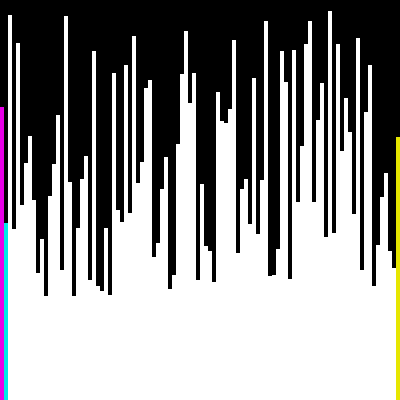
Frame 1 (no input)
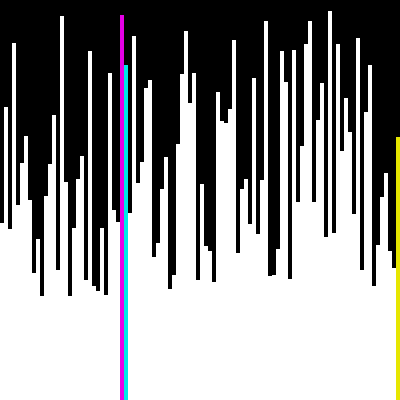
Frame 60 (the mouse pressed at the canvas centre just before this capture)
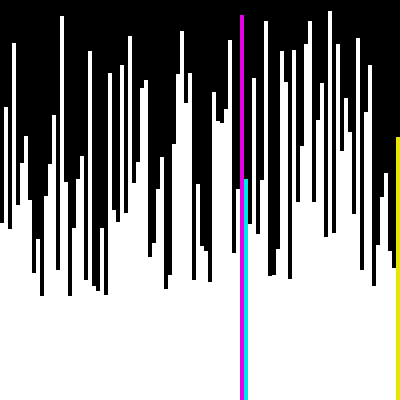
Frame 120 (the mouse held since frame 60 and released just before this capture)

The Processing sketch that drew these frames (run headless with seeded random() and noise(); from frame 60 on, the mouse is pressed at the canvas centre):

// Processing sketch: hw23_bubble
// ── hw23_bubble.pde
int arr[];
int pos; //current position we are looking at
int testPos; //second position to be tested
int endPos; //last position needed to be tested


void setup() {
  size(400, 400);
  background(0);
  arr = randomArray(100);
  frameRate(500);

  pos = 0;
  testPos = pos + 1;
  endPos = arr.length - 1;
}//setup


void draw() {
  background(0);
  
  //if endpos is 0, sorted! just display
  if (endPos == 0){
    displayArray(arr, -1, -1, -1);
  }
  
  //else
  else{
    displayArray(arr, pos, testPos, endPos);
    //compare values at pos and testPos
    //if out of order, swap
    if (arr[pos] > arr[testPos]){
      swap(arr, pos, testPos);
    }
    
    //if not out of order
    else{
      //+1 to pos and testPos
      pos++;
      testPos++;
    }
    //if pos is at endpos
    if (pos == endPos){
      //reset pos to 0 (and testPos to 1)
      pos = 0;
      testPos = 1;
      //decrease endPos
      endPos--;
    }
  }
}//draw


void swap(int[] arr, int i0, int i1) {
  int t = arr[i0];
  arr[i0] = arr[i1];
  arr[i1] = t;
}//swap

int[] randomArray(int num) {
  int[] values = new int[num];

  for (int i=0; i<values.length; i++) {
    values[i] = int(random(100, 400));
  }//random value loop
  return values;
}//randomArray

void displayArray(int[] arr, int p, int tp, int sp) {
  int barWidth = width / arr.length;
  int x = 0;
  int y = 0;
  noStroke();
  for (int i=0; i<arr.length; i++) {
    y = height - arr[i];
    if (i == p ) {
      fill(230, 0, 230);
    }
    else if (i == tp) {
      fill(0, 230, 230);
    }
    else if (i == sp) {
      fill(230, 230, 0);
    }
    else {
      fill(255);
    }
    rect(x, y, barWidth, arr[i]);
    x+= barWidth;
  }
}//displayArray
